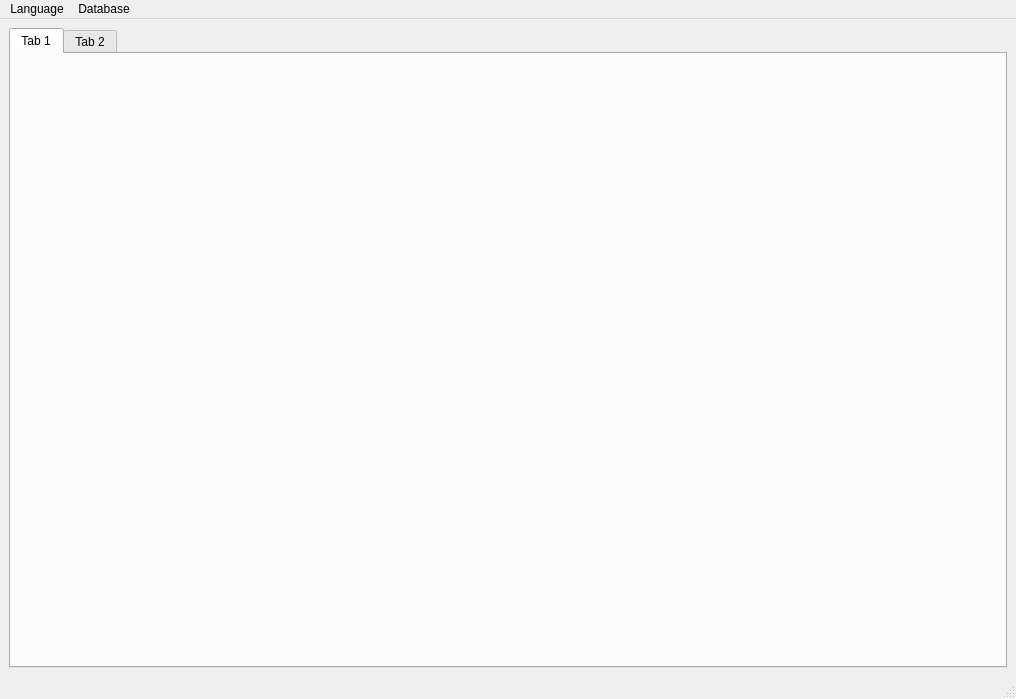
<?xml version="1.0" encoding="UTF-8"?>
<ui version="4.0">
 <class>MainWindow</class>
 <widget class="QMainWindow" name="MainWindow">
  <property name="geometry">
   <rect>
    <x>0</x>
    <y>0</y>
    <width>1016</width>
    <height>699</height>
   </rect>
  </property>
  <property name="windowTitle">
   <string>MainWindow</string>
  </property>
  <widget class="QWidget" name="centralwidget">
   <layout class="QVBoxLayout" name="verticalLayout">
    <item>
     <layout class="QHBoxLayout" name="horizontalLayout">
      <property name="sizeConstraint">
       <enum>QLayout::SetMaximumSize</enum>
      </property>
      <item>
       <widget class="QTabWidget" name="tabMain">
        <property name="currentIndex">
         <number>0</number>
        </property>
        <widget class="QWidget" name="tabStockList">
         <attribute name="title">
          <string>Tab 1</string>
         </attribute>
        </widget>
        <widget class="QWidget" name="tabAssembly">
         <attribute name="title">
          <string>Tab 2</string>
         </attribute>
        </widget>
       </widget>
      </item>
     </layout>
    </item>
   </layout>
  </widget>
  <widget class="QMenuBar" name="menubar">
   <property name="geometry">
    <rect>
     <x>0</x>
     <y>0</y>
     <width>1016</width>
     <height>21</height>
    </rect>
   </property>
   <widget class="QMenu" name="menuLanguage">
    <property name="title">
     <string>Language</string>
    </property>
   </widget>
   <widget class="QMenu" name="menuDatabase">
    <property name="title">
     <string>Database</string>
    </property>
   </widget>
   <addaction name="menuLanguage"/>
   <addaction name="menuDatabase"/>
  </widget>
  <widget class="QStatusBar" name="statusbar"/>
 </widget>
 <resources/>
 <connections/>
</ui>
